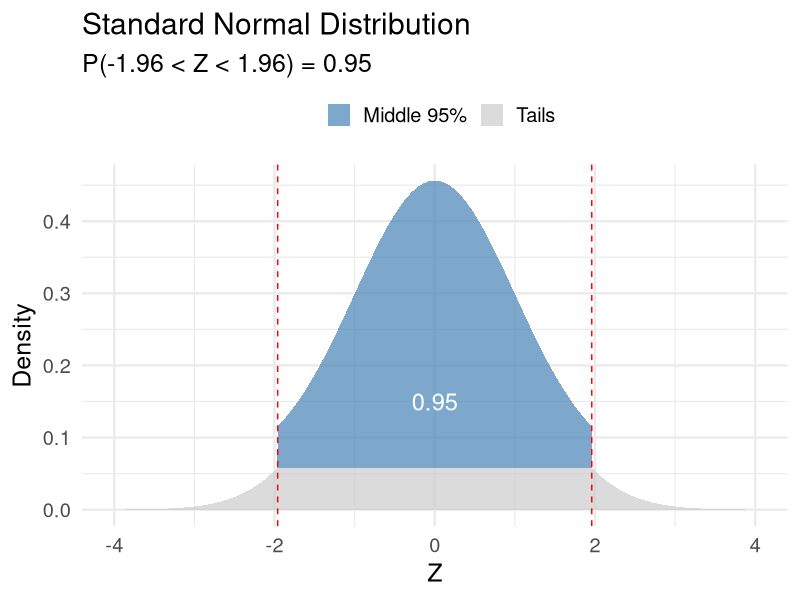
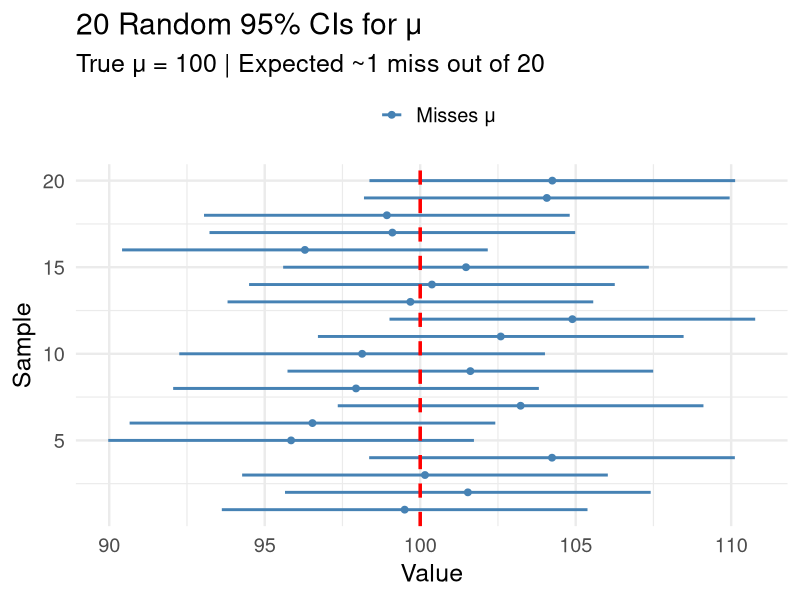
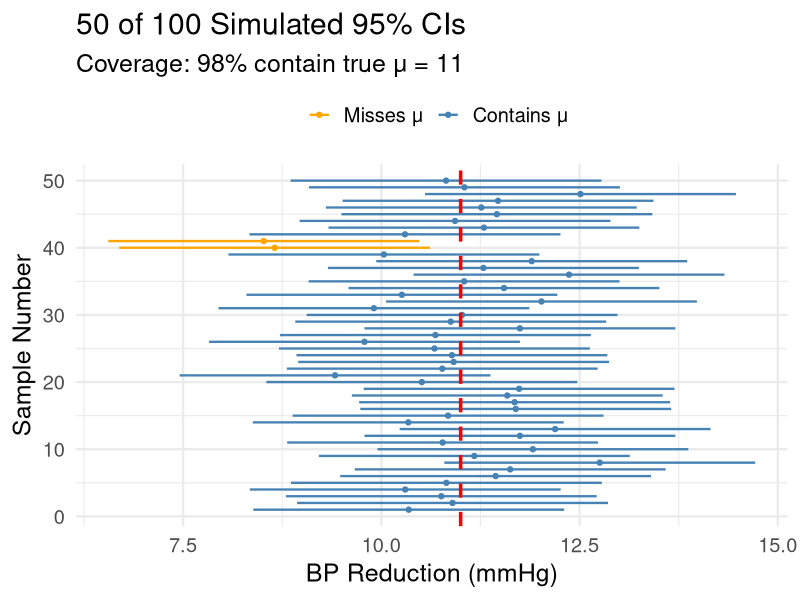
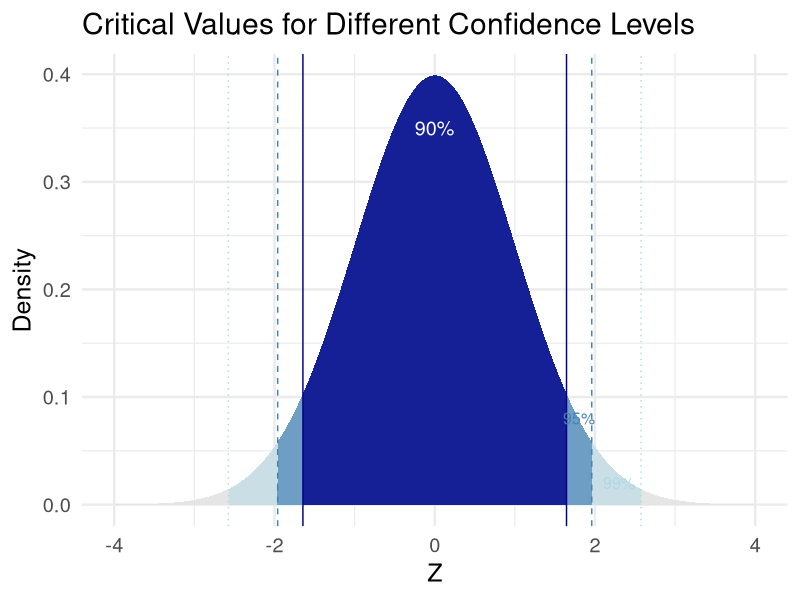
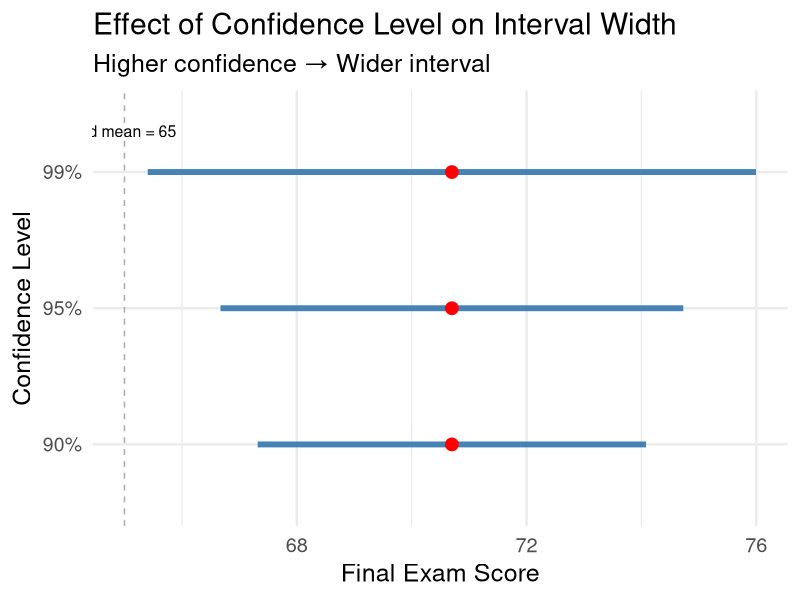
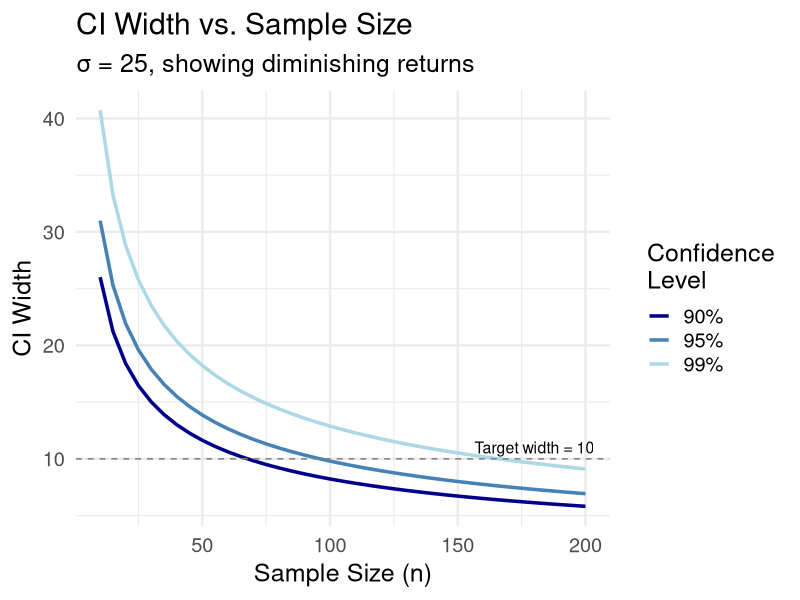
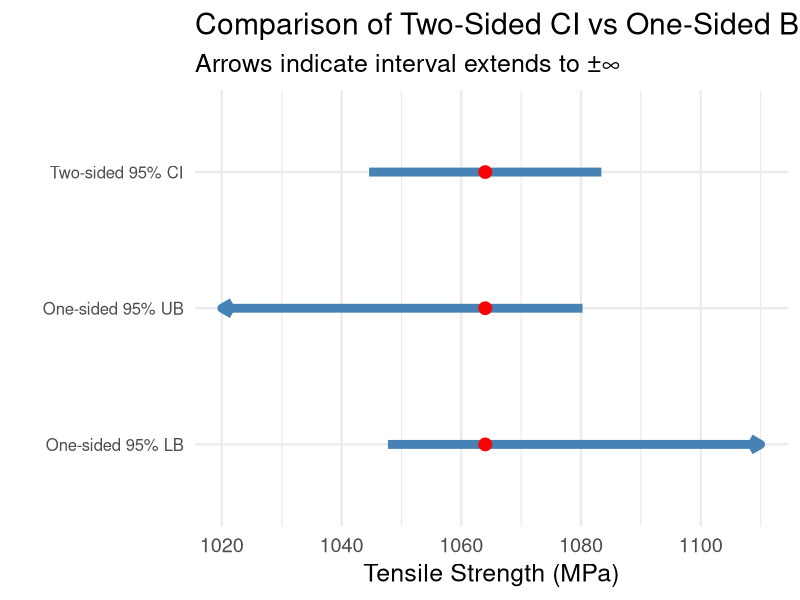
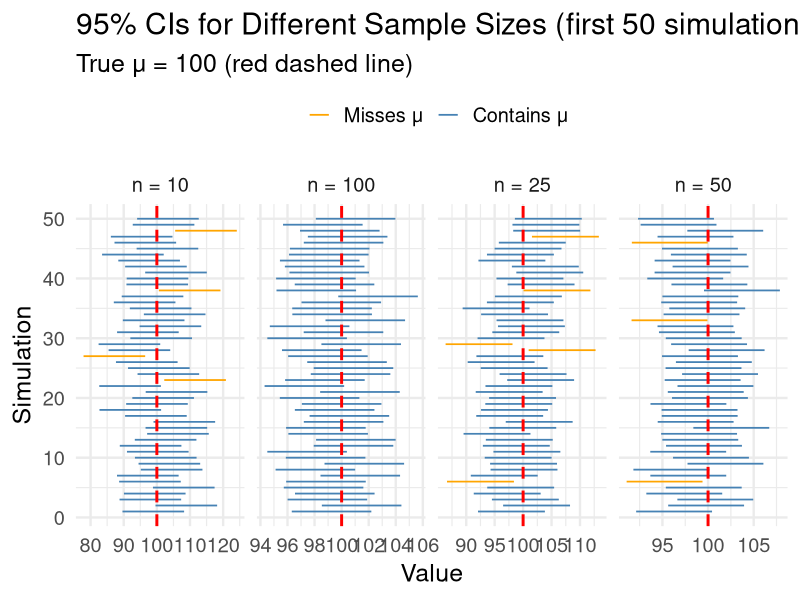

These figures' R source, in order:
## ---- chunk 1
#| label: setup
#| include: false
library(tidyverse)
set.seed(42)
theme_set(theme_minimal(base_size = 18))
## ---- chunk 2
# Blood pressure reductions (mmHg) from 25 patients
bp_reductions <- c(12.3, 8.7, 15.2, 10.1, 7.4, 14.8, 11.2, 9.5, 13.1, 16.2,
                   8.1, 12.5, 10.8, 14.3, 11.7, 9.2, 15.0, 13.4, 7.9, 12.1,
                   10.5, 8.3, 14.1, 11.5, 13.8)

cat("Point estimate of mean BP reduction:", round(mean(bp_reductions), 2), "mmHg\n")
## ---- chunk 3
#| fig-height: 3.5
#| code-fold: true
tibble(z = seq(-4, 4, 0.01)) |>
  mutate(density = dnorm(z),
         fill_region = ifelse(abs(z) <= 1.96, "Middle 95%", "Tails")) |>
  ggplot(aes(x = z, y = density, fill = fill_region)) +
  geom_area(alpha = 0.7) +
  geom_vline(xintercept = c(-1.96, 1.96), linetype = "dashed", color = "red") +
  scale_fill_manual(values = c("Middle 95%" = "steelblue", "Tails" = "gray80")) +
  labs(title = "Standard Normal Distribution", 
       subtitle = "P(-1.96 < Z < 1.96) = 0.95",
       x = "Z", y = "Density", fill = "") +
  annotate("text", x = 0, y = 0.15, label = "0.95", size = 6, color = "white") +
  theme(legend.position = "top")
## ---- chunk 4
#| echo: false
#| fig-height: 2.5
# Visualize random intervals
set.seed(123)
mu_true <- 100
sigma <- 15
n <- 25

sim_ci <- tibble(sample_id = 1:20) |>
  mutate(
    xbar = map_dbl(sample_id, ~mean(rnorm(n, mu_true, sigma))),
    lower = xbar - 1.96 * sigma / sqrt(n),
    upper = xbar + 1.96 * sigma / sqrt(n),
    contains_mu = lower < mu_true & upper > mu_true
  )

ggplot(sim_ci, aes(y = sample_id)) +
  geom_segment(aes(x = lower, xend = upper, yend = sample_id, color = contains_mu), 
               linewidth = 1) +
  geom_point(aes(x = xbar, color = contains_mu), size = 2) +
  geom_vline(xintercept = mu_true, color = "red", linewidth = 1.2, linetype = "dashed") +
  scale_color_manual(values = c("FALSE" = "orange", "TRUE" = "steelblue"),
                     labels = c("Misses μ", "Contains μ")) +
  labs(title = "20 Random 95% CIs for μ",
       subtitle = paste("True μ =", mu_true, "| Expected ~1 miss out of 20"),
       x = "Value", y = "Sample", color = "") +
  theme(legend.position = "top")
## ---- chunk 5
sigma <- 55
n <- 31
xbar <- 1064
z_crit <- 1.96

margin_error <- z_crit * sigma / sqrt(n)
lower <- xbar - margin_error
upper <- xbar + margin_error

cat("95% CI: (", round(lower, 1), ",", round(upper, 1), ") MPa\n")
cat("Margin of Error:", round(margin_error, 1), "MPa\n")
## ---- chunk 6
# Data
bp_reductions <- c(12.3, 8.7, 15.2, 10.1, 7.4, 14.8, 11.2, 9.5, 13.1, 16.2,
                   8.1, 12.5, 10.8, 14.3, 11.7, 9.2, 15.0, 13.4, 7.9, 12.1,
                   10.5, 8.3, 14.1, 11.5, 13.8)
sigma <- 5
n <- length(bp_reductions)
xbar <- mean(bp_reductions)

# 95% CI
margin_error <- 1.96 * sigma / sqrt(n)
ci_lower <- xbar - margin_error
ci_upper <- xbar + margin_error

cat("Sample mean:", round(xbar, 2), "mmHg\n")
cat("95% CI: (", round(ci_lower, 2), ",", round(ci_upper, 2), ") mmHg\n")
## ---- chunk 7
#| code-fold: true
#| fig-height: 5
set.seed(2024)
mu_true <- 11  # True mean BP reduction
sigma <- 5
n <- 25
n_samples <- 100

# Generate 100 confidence intervals
ci_sim <- tibble(sample_id = 1:n_samples) |>
  mutate(
    data = map(sample_id, ~rnorm(n, mu_true, sigma)),
    xbar = map_dbl(data, mean),
    lower = xbar - 1.96 * sigma / sqrt(n),
    upper = xbar + 1.96 * sigma / sqrt(n),
    contains_mu = lower < mu_true & upper > mu_true
  )

coverage <- mean(ci_sim$contains_mu)

# Plot
ci_sim |>
  slice_head(n = 50) |>
  ggplot(aes(y = sample_id)) +
  geom_segment(aes(x = lower, xend = upper, yend = sample_id, color = contains_mu),
               linewidth = 0.8) +
  geom_point(aes(x = xbar, color = contains_mu), size = 1.5) +
  geom_vline(xintercept = mu_true, color = "red", linewidth = 1.2, linetype = "dashed") +
  scale_color_manual(values = c("FALSE" = "orange", "TRUE" = "steelblue"),
                     labels = c("Misses μ", "Contains μ")) +
  labs(title = paste0("50 of ", n_samples, " Simulated 95% CIs"),
       subtitle = paste0("Coverage: ", round(100*coverage, 1), "% contain true μ = ", mu_true),
       x = "BP Reduction (mmHg)", y = "Sample Number", color = "") +
  theme(legend.position = "top")
## ---- chunk 8
cat("Out of", n_samples, "intervals:\n")
cat("-", sum(ci_sim$contains_mu), "contain the true μ\n")
cat("-", sum(!ci_sim$contains_mu), "miss the true μ\n")
cat("\nEmpirical coverage:", round(100*coverage, 1), "%\n")
cat("Expected coverage: 95%\n")
## ---- chunk 9
#| code-fold: true
#| fig-height: 4.5
z_values <- tibble(
  conf_level = c("90%", "95%", "99%"),
  z_crit = c(1.645, 1.96, 2.576)
)

tibble(z = seq(-4, 4, 0.01)) |>
  mutate(density = dnorm(z)) |>
  ggplot(aes(x = z, y = density)) +
  geom_area(fill = "gray90") +
  geom_area(data = . %>% filter(abs(z) <= 2.576), fill = "lightblue", alpha = 0.5) +
  geom_area(data = . %>% filter(abs(z) <= 1.96), fill = "steelblue", alpha = 0.7) +
  geom_area(data = . %>% filter(abs(z) <= 1.645), fill = "darkblue", alpha = 0.8) +
  geom_vline(xintercept = c(-2.576, 2.576), linetype = "dotted", color = "lightblue") +
  geom_vline(xintercept = c(-1.96, 1.96), linetype = "dashed", color = "steelblue") +
  geom_vline(xintercept = c(-1.645, 1.645), linetype = "solid", color = "darkblue") +
  annotate("text", x = 0, y = 0.35, label = "90%", color = "white", size = 5) +
  annotate("text", x = 1.8, y = 0.08, label = "95%", color = "steelblue", size = 4) +
  annotate("text", x = 2.3, y = 0.02, label = "99%", color = "lightblue", size = 4) +
  labs(title = "Critical Values for Different Confidence Levels",
       x = "Z", y = "Density")
## ---- chunk 10
sigma <- 13
n <- 40
xbar <- 70.7

# Calculate CIs at different confidence levels
ci_results <- tibble(
  conf_level = c("90%", "95%", "99%"),
  z_crit = c(1.645, 1.96, 2.576)
) |>
  mutate(
    margin_error = z_crit * sigma / sqrt(n),
    lower = xbar - margin_error,
    upper = xbar + margin_error,
    width = upper - lower
  )

ci_results |>
  mutate(across(where(is.numeric), ~round(., 2))) |>
  knitr::kable()
## ---- chunk 11
#| code-fold: true
#| fig-height: 4
ci_results |>
  ggplot(aes(y = conf_level)) +
  geom_segment(aes(x = lower, xend = upper, yend = conf_level), 
               linewidth = 2, color = "steelblue") +
  geom_point(aes(x = xbar), size = 4, color = "red") +
  geom_vline(xintercept = 65, linetype = "dashed", color = "darkgray") +
  annotate("text", x = 65, y = 3.3, label = "Old mean = 65", size = 4) +
  labs(title = "Effect of Confidence Level on Interval Width",
       subtitle = "Higher confidence → Wider interval",
       x = "Final Exam Score", y = "Confidence Level") +
  theme(axis.text.y = element_text(size = 14))
## ---- chunk 12
sigma <- 25
w <- 10  # desired width
z_crit <- 1.96

n_required <- (2 * z_crit * sigma / w)^2
cat("Required sample size:", ceiling(n_required), "\n")
## ---- chunk 13
n <- 97
actual_width <- 2 * z_crit * sigma / sqrt(n)
cat("Actual width with n =", n, ":", round(actual_width, 2), "ms\n")
## ---- chunk 14
sigma <- 8
margin_error <- 2  # desired margin of error
z_crit <- 2.576  # for 99% CI

n_required <- (z_crit * sigma / margin_error)^2
cat("For 99% CI with margin of error ±2 mmHg:\n")
cat("Required sample size:", ceiling(n_required), "patients\n")
## ---- chunk 15
z_crit_95 <- 1.96
n_required_95 <- (z_crit_95 * sigma / margin_error)^2
cat("\nFor 95% CI with same margin of error:\n")
cat("Required sample size:", ceiling(n_required_95), "patients\n")
cat("Savings:", ceiling(n_required) - ceiling(n_required_95), "patients\n")
## ---- chunk 16
#| code-fold: true
#| fig-height: 4.5
# Show how sample size affects width
sample_sizes <- seq(10, 200, 5)
sigma <- 25

width_data <- tibble(n = sample_sizes) |>
  mutate(
    width_90 = 2 * 1.645 * sigma / sqrt(n),
    width_95 = 2 * 1.96 * sigma / sqrt(n),
    width_99 = 2 * 2.576 * sigma / sqrt(n)
  ) |>
  pivot_longer(starts_with("width"), names_to = "conf_level", values_to = "width") |>
  mutate(conf_level = case_when(
    conf_level == "width_90" ~ "90%",
    conf_level == "width_95" ~ "95%",
    conf_level == "width_99" ~ "99%"
  ))

ggplot(width_data, aes(x = n, y = width, color = conf_level)) +
  geom_line(linewidth = 1.2) +
  geom_hline(yintercept = 10, linetype = "dashed", color = "gray50") +
  annotate("text", x = 180, y = 11, label = "Target width = 10", size = 4) +
  scale_color_manual(values = c("90%" = "darkblue", "95%" = "steelblue", "99%" = "lightblue")) +
  labs(title = "CI Width vs. Sample Size",
       subtitle = "σ = 25, showing diminishing returns",
       x = "Sample Size (n)", y = "CI Width", color = "Confidence\nLevel") +
  theme(legend.position = "right")
## ---- chunk 17
xbar <- 1064
sigma <- 55
n <- 31
z_crit <- 1.645  # for one-sided 95%

lower_bound <- xbar - z_crit * sigma / sqrt(n)
cat("95% Lower Confidence Bound:", round(lower_bound, 2), "MPa\n")
## ---- chunk 18
#| code-fold: true
#| fig-height: 3.5
# Visual comparison - draw each interval type separately
ggplot() +
  # Two-sided CI (no arrow)
  geom_segment(aes(x = 1044.6, xend = 1083.4, y = "Two-sided 95% CI", yend = "Two-sided 95% CI"),
               linewidth = 3, color = "steelblue") +
  # One-sided lower bound (arrow pointing right to infinity)
  geom_segment(aes(x = 1047.75, xend = 1110, y = "One-sided 95% LB", yend = "One-sided 95% LB"),
               linewidth = 3, color = "steelblue",
               arrow = arrow(length = unit(0.3, "cm"), ends = "last")) +
  # One-sided upper bound (arrow pointing left to negative infinity)
  geom_segment(aes(x = 1020, xend = 1080.25, y = "One-sided 95% UB", yend = "One-sided 95% UB"),
               linewidth = 3, color = "steelblue",
               arrow = arrow(length = unit(0.3, "cm"), ends = "first")) +
  # Point estimates

  geom_point(aes(x = 1064, y = "Two-sided 95% CI"), size = 4, color = "red") +
  geom_point(aes(x = 1064, y = "One-sided 95% LB"), size = 4, color = "red") +
  geom_point(aes(x = 1064, y = "One-sided 95% UB"), size = 4, color = "red") +
  labs(title = "Comparison of Two-Sided CI vs One-Sided Bounds",
       subtitle = "Arrows indicate interval extends to ±∞",
       x = "Tensile Strength (MPa)", y = "") +
  xlim(1020, 1110) +
  theme(axis.text.y = element_text(size = 12))
## ---- chunk 19
#| code-fold: true
set.seed(551)
mu_true <- 100
sigma <- 15
n_values <- c(10, 25, 50, 100)
n_sims <- 1000

# Function to compute CI and check coverage
simulate_coverage <- function(n, mu, sigma, n_sims) {
  tibble(sim = 1:n_sims) |>
    mutate(
      xbar = map_dbl(sim, ~mean(rnorm(n, mu, sigma))),
      lower = xbar - 1.96 * sigma / sqrt(n),
      upper = xbar + 1.96 * sigma / sqrt(n),
      contains_mu = lower < mu & upper > mu
    )
}

coverage_results <- tibble(n = n_values) |>
  mutate(
    results = map(n, ~simulate_coverage(.x, mu_true, sigma, n_sims)),
    coverage = map_dbl(results, ~mean(.x$contains_mu)),
    avg_width = map_dbl(results, ~mean(.x$upper - .x$lower))
  )

coverage_results |>
  select(n, coverage, avg_width) |>
  mutate(coverage = paste0(round(100*coverage, 1), "%"),
         avg_width = round(avg_width, 2)) |>
  knitr::kable(col.names = c("Sample Size", "Coverage", "Average Width"))
## ---- chunk 20
#| code-fold: true
#| fig-height: 5
coverage_results |>
  unnest(results) |>
  filter(sim <= 50) |>
  ggplot(aes(y = sim)) +
  geom_segment(aes(x = lower, xend = upper, yend = sim, color = contains_mu),
               linewidth = 0.6) +
  geom_vline(xintercept = mu_true, color = "red", linewidth = 1, linetype = "dashed") +
  facet_wrap(~paste("n =", n), nrow = 1, scales = "free_x") +
  scale_color_manual(values = c("FALSE" = "orange", "TRUE" = "steelblue"),
                     labels = c("Misses μ", "Contains μ")) +
  labs(title = "95% CIs for Different Sample Sizes (first 50 simulations)",
       subtitle = paste0("True μ = ", mu_true, " (red dashed line)"),
       x = "Value", y = "Simulation", color = "") +
  theme(legend.position = "top")
